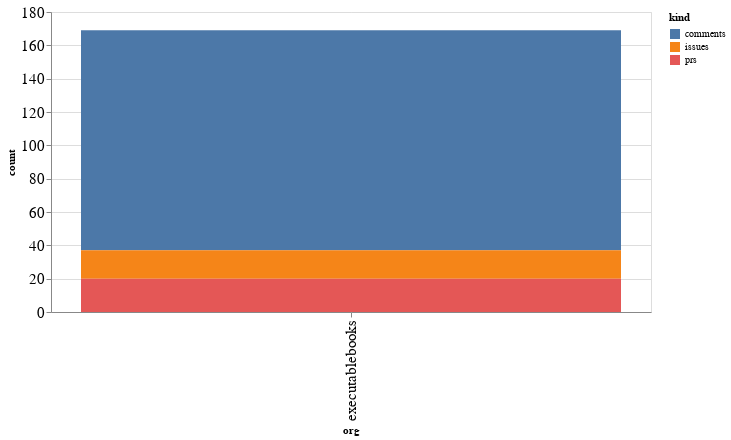

Notebook cell for this chart:
### Code cell
alt.Chart(org_summaries, width=600).mark_bar().encode(
    x='org',
    y='count',
    color='kind',
    tooltip="org"
)

### Figure 1 — Vega-Lite specification as saved in the notebook (floating-point values rounded to 4 significant figures)
{"config": {"axisLeft": {"labelFontSize": 15}, "axisBottom": {"labelFontSize": 15}}, "data": {"name": "data-ea4dc0b16515e6c17e547970536a97f8"}, "mark": "bar", "encoding": {"color": {"type": "nominal", "field": "kind"}, "tooltip": {"type": "nominal", "field": "org"}, "x": {"type": "nominal", "field": "org"}, "y": {"type": "quantitative", "field": "count"}}, "width": 600, "$schema": "https://vega.github.io/schema/vega-lite/v4.8.1.json", "datasets": {"data-ea4dc0b16515e6c17e547970536a97f8": [{"org": "executablebooks", "kind": "comments", "count": 132}, {"org": "executablebooks", "kind": "issues", "count": 17}, {"org": "executablebooks", "kind": "prs", "count": 20}]}}
